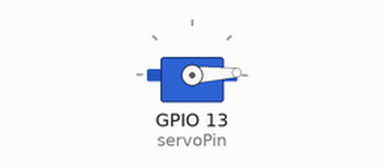
Recording of a sketch running on a simulated ESP32. Shown: servo.

Above: at 0.05 s.
At 2.5 s:
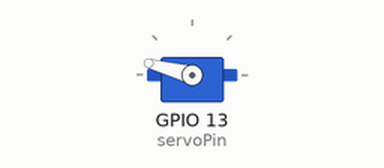
At 5.25 s:
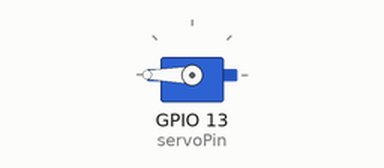
At 10.5 s:
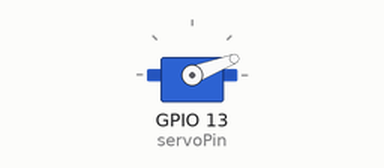
Timing chart, 0 to 14.1 s (numbered marks = the images above):
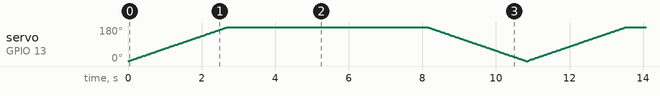

The sketch:

Project_09_Servo_Door.ino
```cpp
// please install the ESP32_Servo.h library
#include <ESP32_Servo.h>

// Create a servo object to control a servo
// Note: Up to 16 servo objects can be created on the ESP32
Servo myservo;

// Variable to store the servo position
int pos = 0;

// Define the GPIO pin used to control the servo
// Recommended PWM GPIO pins on the ESP32
// include 2, 4, 12-19, 21-23, 25-27, 32-33
int servoPin = 13;

// The setup function to run each code once
// from top to bottom within the setup function,
// once executed last code it exits the
// setup function, and continue to function loop
void setup() {
  // Attach the servo to the specified pin
  // Attaches the servo on pin 13 to the servo object
 myservo.attach(servoPin);
}

void loop() {
  // Move the servo from 0 to 360 degrees in steps of 1 degree
  // Command the servo to move to the current position
  // Wait for 15ms for the servo to reach the position
  for (pos = 0; pos <= 360; pos += 1) {
    myservo.write(pos);
    delay(15);
  }

  // Move the servo from 360 to 0 degrees in steps of 1 degree
  // Command the servo to move to the current position
  // Wait for 15ms for the servo to reach the position
  for (pos = 360; pos >= 0; pos -= 1) {
    myservo.write(pos);
    delay(15);
  }
}
```
